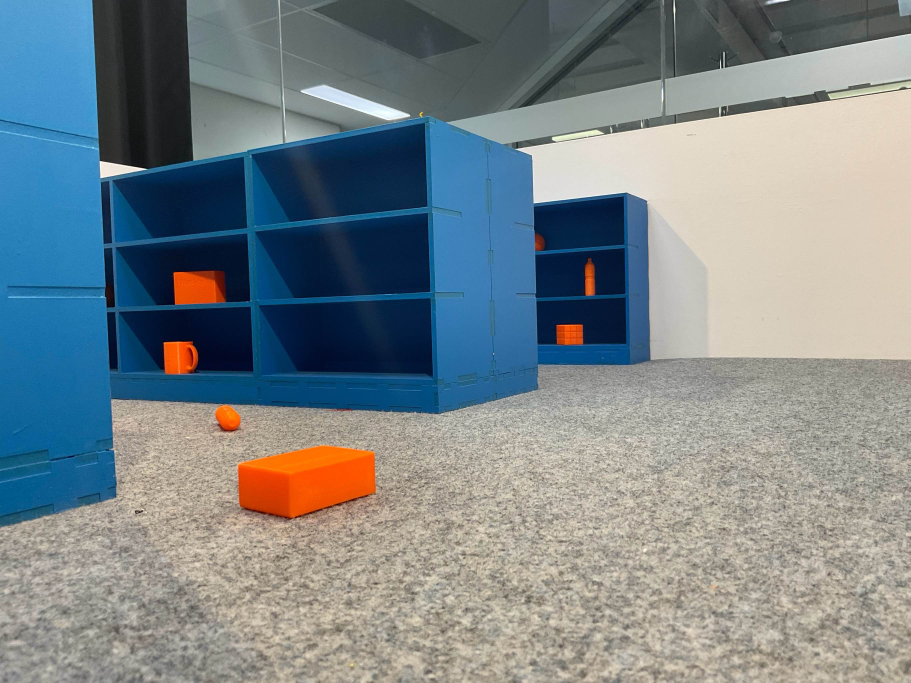
#> input picture VisionSub/videos/img.jpg, 2731 x 2048 px (shown at 1/3 size)
$ python -i SimVision.py   (imports and definitions only)
#> lines starting #> are read from the running program, lines starting #| are printed output that depends on the picture; after the words box and inside, x2 and y2 are one past the last pixel; in counts of white or black regions, pixels touching at a corner belong together
import numpy as np, cv2
from .Globals import *

class Vision:

	get_image_callback = None

	# [6 lines left out: function get_image, not called in this run]

	color_ranges = {
				'floor': (np.array([0, 0, 80]), np.array([0, 0, 135])),
				'wall': (np.array([0, 0, 146]), np.array([30, 1, 255])),
				'blue': (np.array([3, 171, 54]), np.array([3, 175, 112])),
				'black': (np.array([0, 0, 0]), np.array([0, 0, 0])),
				'yellow': (np.array([99, 216, 130]), np.array([99, 217, 187])),
				'green': (np.array([40, 90, 0]), np.array([70, 255, 180])),
				'orange1': (np.array([5, 150, 150]), np.array([20, 255, 255])),
				'orange2': (np.array([165, 150, 150]), np.array([180, 255, 255])),
		}


	@staticmethod
	def findFloor(img):
		imgHSV = cv2.cvtColor(img, cv2.COLOR_RGB2HSV)
#> imgHSV: shape (2048, 2731, 3); mean H, S, V 56, 85.5, 152.7
		FloorMask = cv2.inRange(imgHSV, Vision.color_ranges['floor'][0], Vision.color_ranges['floor'][1])
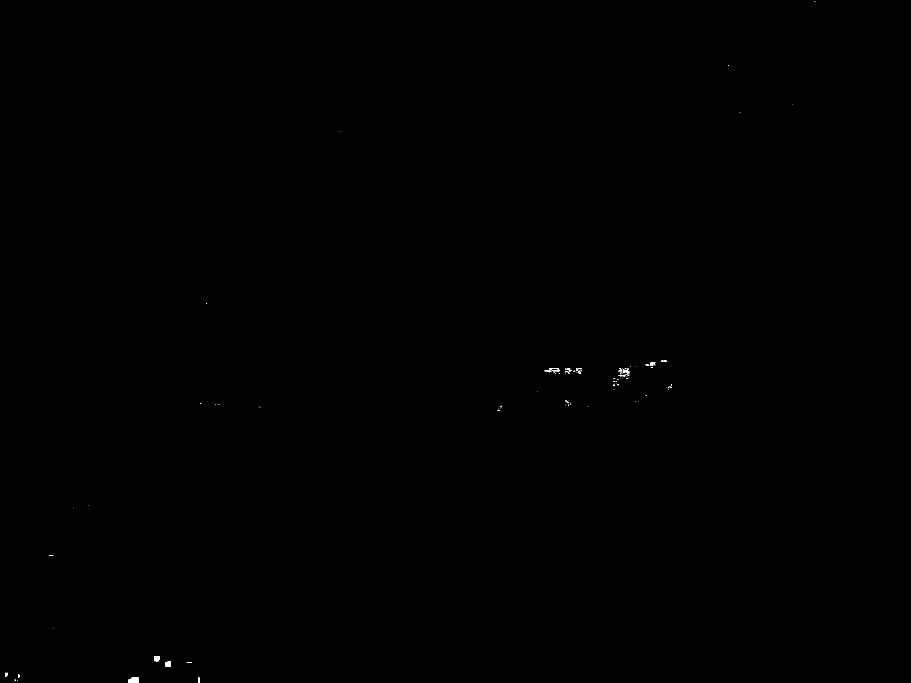
#> FloorMask: shape (2048, 2731) (shown at 1/3 size); 0.04% white; 123 white regions (103 under 20 px), largest, box (x1, y1, x2, y2) and area: (384, 2032, 416, 2048) 448, (496, 1984, 512, 2000) 235, (464, 1968, 480, 1984) 229
		FloorMask = cv2.morphologyEx(FloorMask, cv2.MORPH_CLOSE, np.ones((3,3)))
#> FloorMask: shape (2048, 2731); 0.04% white; 74 white regions (59 under 20 px)
		contoursFloor, _ = cv2.findContours(FloorMask, cv2.RETR_EXTERNAL, cv2.CHAIN_APPROX_NONE)
#> contoursFloor = 74 contours, 61 with area under 20; largest, box (x1, y1, x2, y2) and area: (384, 2032, 416, 2048) 408, (1632, 1104, 1678, 1120) 305, (1856, 1104, 1888, 1128) 232, (496, 1984, 512, 2000) 206, (464, 1968, 480, 1984) 204
		return contoursFloor, FloorMask

	# [43 lines left out: functions findShelf, MarkersDetection, not called in this run]

>>> import cv2
>>> picture = cv2.cvtColor(cv2.imread('../../../VisionSub/videos/img.jpg'), cv2.COLOR_BGR2RGB)
>>> result = Vision().findFloor(picture)
